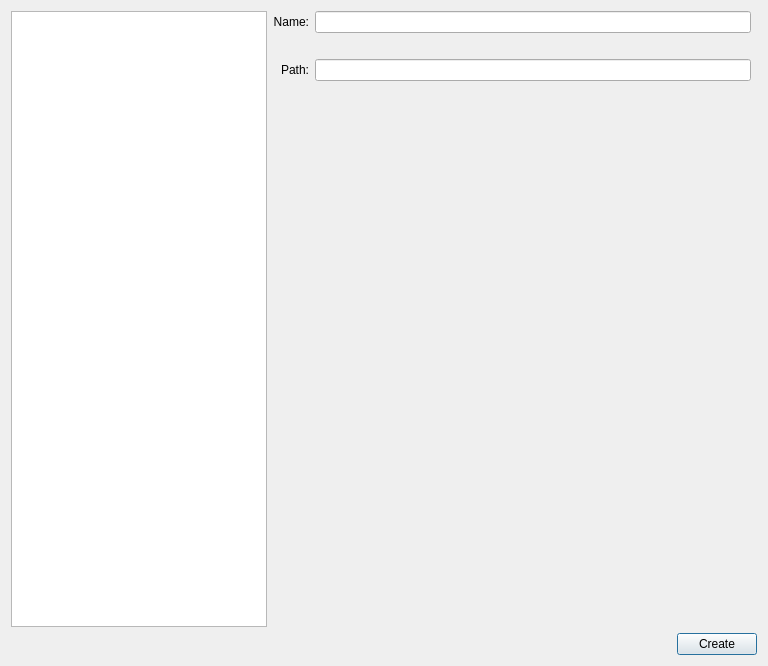
<?xml version="1.0" encoding="UTF-8"?>
<ui version="4.0">
 <class>NewDocumentDialog</class>
 <widget class="QDialog" name="NewDocumentDialog">
  <property name="geometry">
   <rect>
    <x>0</x>
    <y>0</y>
    <width>768</width>
    <height>666</height>
   </rect>
  </property>
  <property name="windowTitle">
   <string>Dialog</string>
  </property>
  <layout class="QVBoxLayout" name="verticalLayout">
   <item>
    <layout class="QHBoxLayout" name="horizontalLayout_2">
     <item>
      <layout class="QHBoxLayout" name="horizontalLayout">
       <item>
        <widget class="QListView" name="m_document_type_list">
         <property name="sizePolicy">
          <sizepolicy hsizetype="Preferred" vsizetype="Expanding">
           <horstretch>0</horstretch>
           <verstretch>0</verstretch>
          </sizepolicy>
         </property>
        </widget>
       </item>
       <item>
        <layout class="QVBoxLayout" name="verticalLayout_3">
         <property name="rightMargin">
          <number>0</number>
         </property>
         <item>
          <layout class="QGridLayout" name="gridLayout">
           <property name="topMargin">
            <number>0</number>
           </property>
           <item row="4" column="0" colspan="3">
            <widget class="QLabel" name="m_document_path_error_message">
             <property name="styleSheet">
              <string notr="true">color : #ed4337</string>
             </property>
             <property name="text">
              <string notr="true"/>
             </property>
             <property name="alignment">
              <set>Qt::AlignCenter</set>
             </property>
            </widget>
           </item>
           <item row="2" column="0" colspan="2">
            <widget class="QLabel" name="m_document_name_error_message">
             <property name="styleSheet">
              <string notr="true">color : #ed4337</string>
             </property>
             <property name="text">
              <string notr="true"/>
             </property>
             <property name="alignment">
              <set>Qt::AlignCenter</set>
             </property>
            </widget>
           </item>
           <item row="1" column="0">
            <widget class="QLabel" name="m_document_name_label">
             <property name="text">
              <string>Name:</string>
             </property>
             <property name="alignment">
              <set>Qt::AlignRight|Qt::AlignTrailing|Qt::AlignVCenter</set>
             </property>
            </widget>
           </item>
           <item row="1" column="1">
            <widget class="QLineEdit" name="m_document_name_edit">
             <property name="text">
              <string notr="true"/>
             </property>
            </widget>
           </item>
           <item row="3" column="1">
            <widget class="utils::QtDirBrowserLineEdit" name="m_document_path_edit">
             <property name="text">
              <string notr="true"/>
             </property>
            </widget>
           </item>
           <item row="3" column="0">
            <widget class="QLabel" name="m_document_path_label">
             <property name="text">
              <string>Path:</string>
             </property>
             <property name="alignment">
              <set>Qt::AlignRight|Qt::AlignTrailing|Qt::AlignVCenter</set>
             </property>
            </widget>
           </item>
          </layout>
         </item>
         <item>
          <widget class="QStackedWidget" name="m_stacked_widget">
           <property name="sizePolicy">
            <sizepolicy hsizetype="Expanding" vsizetype="Expanding">
             <horstretch>0</horstretch>
             <verstretch>0</verstretch>
            </sizepolicy>
           </property>
          </widget>
         </item>
        </layout>
       </item>
      </layout>
     </item>
    </layout>
   </item>
   <item>
    <layout class="QHBoxLayout" name="horizontalLayout_3">
     <property name="bottomMargin">
      <number>0</number>
     </property>
     <item>
      <spacer name="horizontalSpacer">
       <property name="orientation">
        <enum>Qt::Horizontal</enum>
       </property>
       <property name="sizeType">
        <enum>QSizePolicy::Expanding</enum>
       </property>
       <property name="sizeHint" stdset="0">
        <size>
         <width>40</width>
         <height>20</height>
        </size>
       </property>
      </spacer>
     </item>
     <item>
      <widget class="QPushButton" name="m_create_button">
       <property name="text">
        <string>Create</string>
       </property>
      </widget>
     </item>
    </layout>
   </item>
  </layout>
 </widget>
 <customwidgets>
  <customwidget>
   <class>utils::QtDirBrowserLineEdit</class>
   <extends>QLineEdit</extends>
   <header location="global">flow/utils/qt/line_edit/dir_browser_line_edit.h</header>
  </customwidget>
 </customwidgets>
 <resources/>
 <connections/>
</ui>
